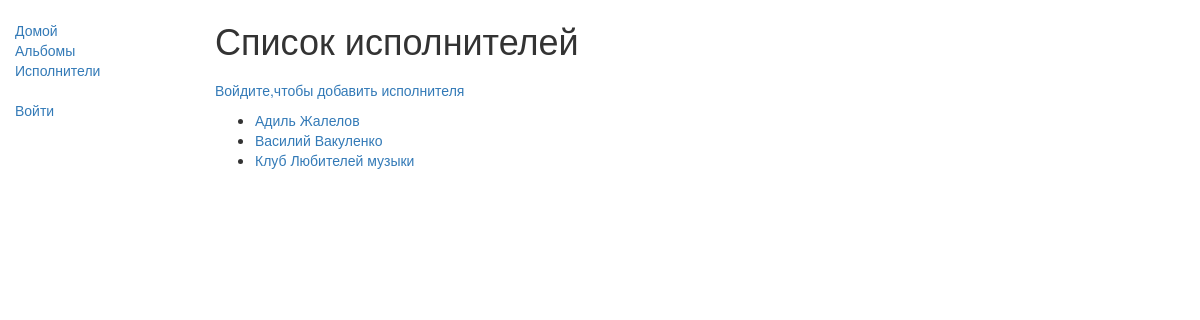
The app's page /again/author/, older data.
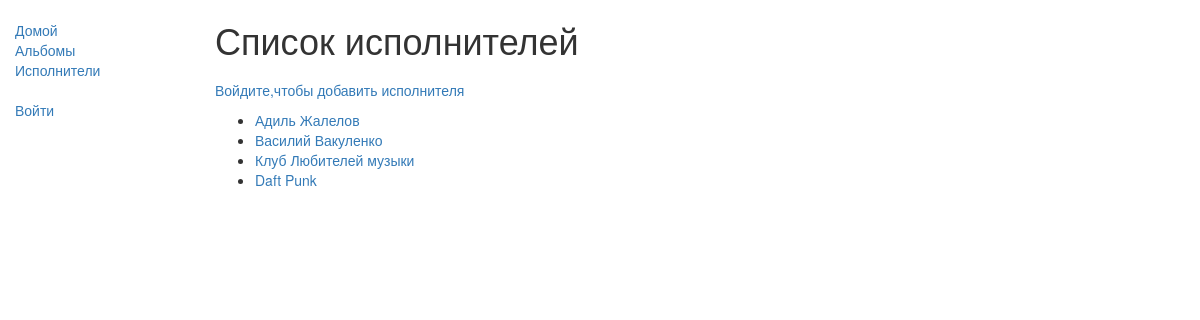
The same page, newer data.
### again/models.py (models this page shows, shortened)
class Author(models.Model):
    first_name = models.CharField(max_length=100)
    last_name = models.CharField(max_length=100)
    def get_absolute_url(self):
        return reverse('author-detail', args=[str(self.id)])

### again/views.py (the view)
class AuthorListView(generic.ListView):
    model = Author
    context_object_name = 'my_author_list'   # ваше собственное имя переменной контекста в шаблоне
    template_name = 'again/authorList.html'  # Определение имени вашего шаблона и его расположения
    def get_context_data(self, **kwargs):
        context = super(AuthorListView, self).get_context_data(**kwargs)
        context['Album'] = Album.objects.all()
        return context

### again/templates/again/authorList.html
{% extends "base_generic.html" %}
{% block content %}
    <h1>Список исполнителей</h1>
    <ul class="sidebar-nav">
      {% if user.is_authenticated %}
        <li><a href="{% url 'author-create' %}">Добавить исполнителя</li>
      {% else %}
        <li><a href="{% url 'login'%}?next={{request.path}}">Войдите,чтобы добавить исполнителя </a></li>
      {% endif %}
     </ul>
    {% if my_author_list %}
    <ul>
      {% for author in my_author_list %}
      <li>
        <a href="{{ author.get_absolute_url }}">{{ author.first_name}} {{author.last_name }}</a>
      </li>
      {% endfor %}
    </ul>
    {% else %}
      <p>There are no album in the library.</p>
    {% endif %}
{% endblock %}

Row changes from the older to the newer data that the page shows:
added Author: first_name "Daft", last_name "Punk"
